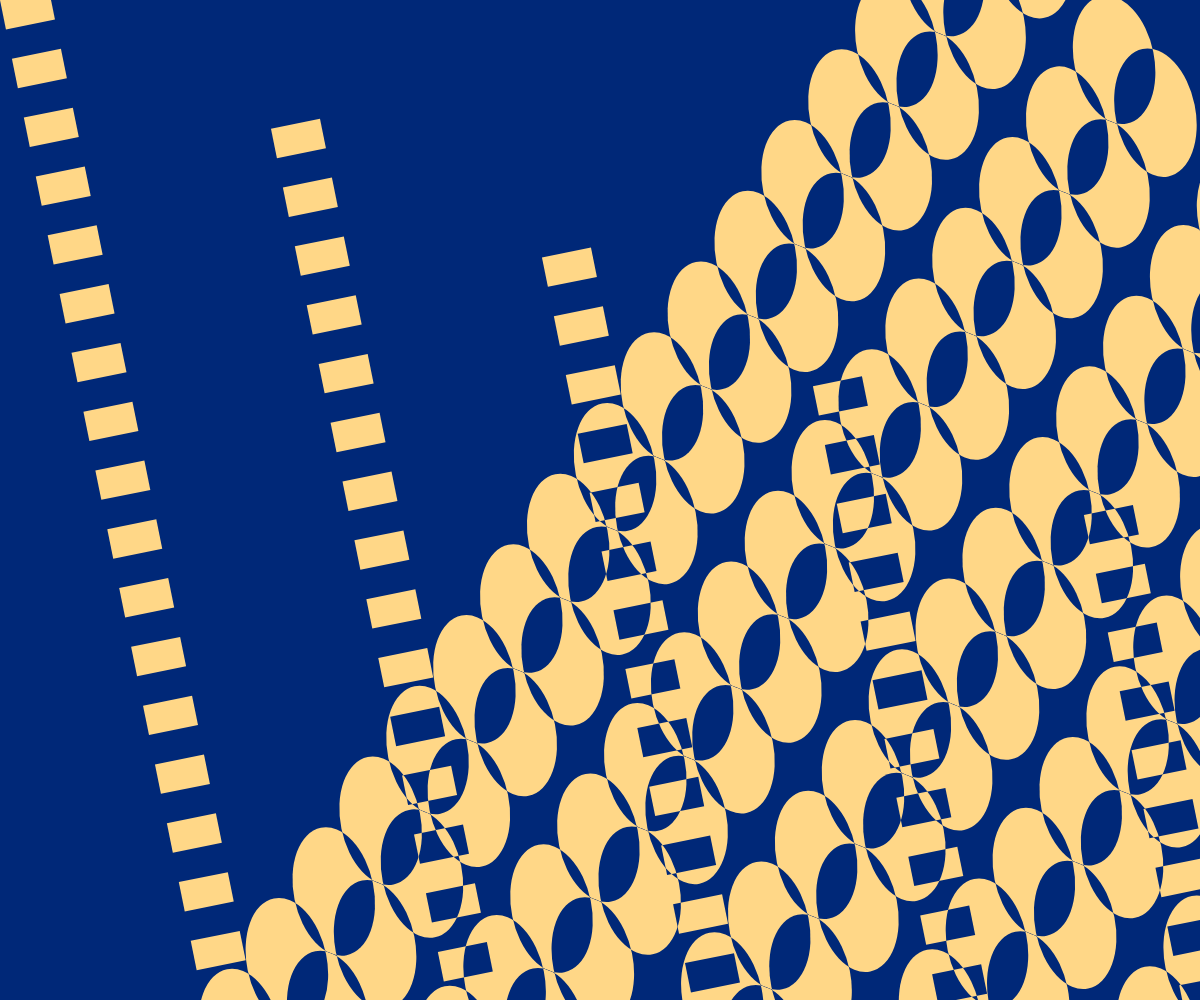
Frame 1 (no input)
Frame 60 (no input): identical to frame 1, image omitted
Frame 120 (the mouse pressed at the canvas centre since frame 60): identical to frame 1, image omitted

The p5.js sketch that drew this single still picture (run headless with seeded random() and noise() and a simulated clock; from frame 60 on, the mouse is pressed at the canvas centre):

// p5.js sketch
// ── sketch.js
// Create a new canvas to the browser size
function setup () {
    createCanvas(windowWidth, windowHeight);
  }
  
  // On window resize, update the canvas size
  function windowResized () {
    resizeCanvas(windowWidth, windowHeight);
  }
  
  // Render loop that draws shapes with p5
  function draw(){
    // Set the default blend mode
    blendMode(BLEND);
    
    // White background
    background(0,40,120);
    
    // Set foreground as black
    fill(255);
    
    // Set x-or / difference blend mode
    blendMode(DIFFERENCE);
    
    // Disable stroke
    noStroke();
    
      // Center of screen
    const midx = width / 2;
    const midy = height / 2;
    
    rotate(-.2);
    for(let i=0; i<width; i+=50){
      for(let j=0; j<height; j+=60){
        if(i%150 == 0){
          rect(i, j, 50, 30);
        } else {
        ellipse(j, height-j, 80, 130);
        }
      }
      translate(30,60);
    }
    for(let i=0; i<width/2
        ; i+=50){
      for(let j=0; j<height; j+=60){
        ellipse(j, height-j, 80, 130);
      }
      translate(30,60);
    }
    
  }
  function windowResized() {
    resizeCanvas(windowWidth, windowHeight);
    
  }
